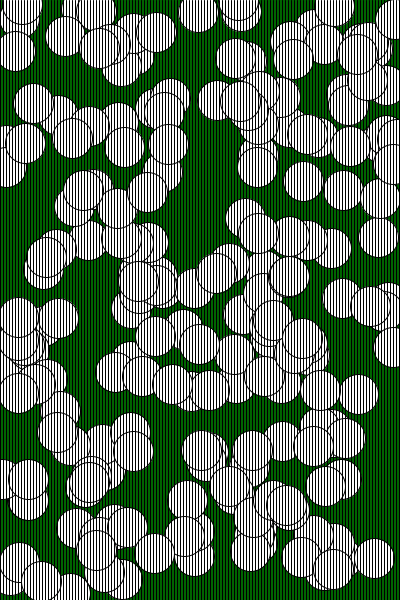
Frame 1 (no input)
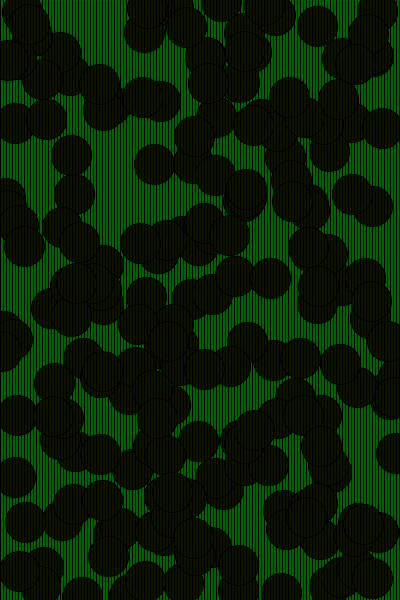
Frame 60 (the mouse pressed at the canvas centre just before this capture)
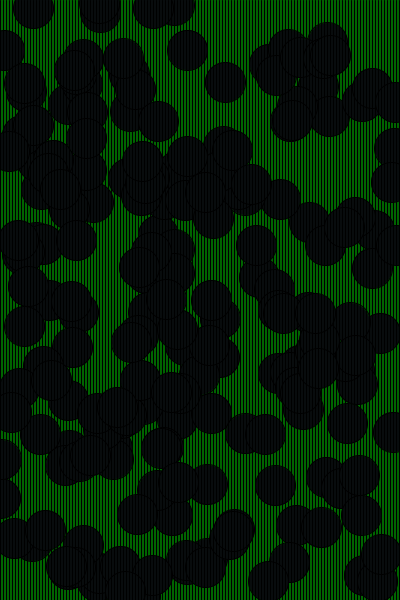
Frame 120 (the mouse held since frame 60 and released just before this capture)

The Processing sketch that drew these frames (run headless with seeded random() and noise(); from frame 60 on, the mouse is pressed at the canvas centre):

// Processing sketch: processing_72556
// ── processing_72556.pde

void setup() {
  size(400, 600);
}
void draw() {
  background (0,100,0);

  for (int counter =1; counter < 200; counter = counter +1 ) {
    ellipse(random(width), random(height), 40, 40);
    //counter = number of~ 
    //for = for loops
  }
  for (int line_x= 0; line_x<height; line_x+=3) {
 fill(random(25), random(25), random(25));
    line(line_x, 0, line_x, height);
  }
}
